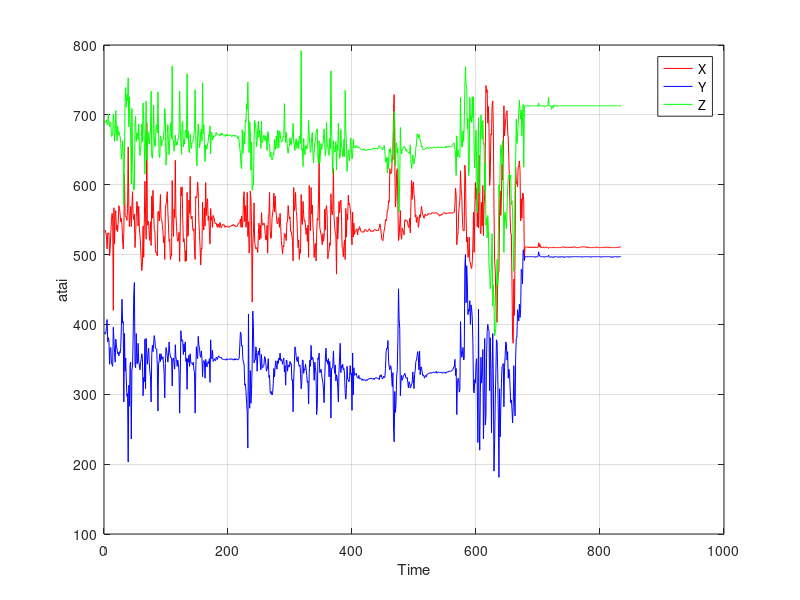

This chart was generated by the following MATLAB code:
clear;

xx = load("data2.txt");

x = xx(:,1);
y = xx(:,2);
z = xx(:,3);

plot(x,'r');
hold on;
plot(y,'b');
plot(z,'g');



grid on;

xlabel("Time");
ylabel("atai");
legend('X', 'Y', 'Z');
print -depsc walk_stop_walk.eps
